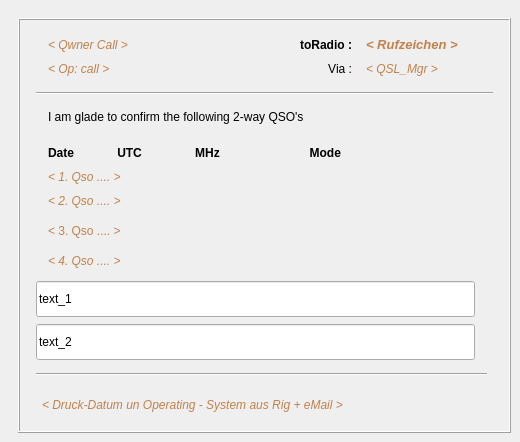
   <widget class="QWidget" name="tab_2">
    <attribute name="title">
     <string>Label SammelQsl</string>
    </attribute>
    <widget class="QFrame" name="frame_3">
     <property name="geometry">
      <rect>
       <x>18</x>
       <y>18</y>
       <width>493</width>
       <height>415</height>
      </rect>
     </property>
     <property name="frameShape">
      <enum>QFrame::Box</enum>
     </property>
     <property name="frameShadow">
      <enum>QFrame::Raised</enum>
     </property>
     <widget class="QLabel" name="label_26">
      <property name="geometry">
       <rect>
        <x>30</x>
        <y>18</y>
        <width>137</width>
        <height>18</height>
       </rect>
      </property>
      <property name="palette">
       <palette>
        <active>
         <colorrole role="WindowText">
          <brush brushstyle="SolidPattern">
           <color alpha="255">
            <red>193</red>
            <green>130</green>
            <blue>75</blue>
           </color>
          </brush>
         </colorrole>
        </active>
        <inactive>
         <colorrole role="WindowText">
          <brush brushstyle="SolidPattern">
           <color alpha="255">
            <red>193</red>
            <green>130</green>
            <blue>75</blue>
           </color>
          </brush>
         </colorrole>
        </inactive>
        <disabled>
         <colorrole role="WindowText">
          <brush brushstyle="SolidPattern">
           <color alpha="255">
            <red>119</red>
            <green>119</green>
            <blue>119</blue>
           </color>
          </brush>
         </colorrole>
        </disabled>
       </palette>
      </property>
      <property name="font">
       <font>
        <italic>true</italic>
       </font>
      </property>
      <property name="text">
       <string>&lt; Qwner Call &gt;</string>
      </property>
     </widget>
     <widget class="QLabel" name="label_27">
      <property name="geometry">
       <rect>
        <x>30</x>
        <y>42</y>
        <width>127</width>
        <height>18</height>
       </rect>
      </property>
      <property name="palette">
       <palette>
        <active>
         <colorrole role="WindowText">
          <brush brushstyle="SolidPattern">
           <color alpha="255">
            <red>193</red>
            <green>130</green>
            <blue>75</blue>
           </color>
          </brush>
         </colorrole>
        </active>
        <inactive>
         <colorrole role="WindowText">
          <brush brushstyle="SolidPattern">
           <color alpha="255">
            <red>193</red>
            <green>130</green>
            <blue>75</blue>
           </color>
          </brush>
         </colorrole>
        </inactive>
        <disabled>
         <colorrole role="WindowText">
          <brush brushstyle="SolidPattern">
           <color alpha="255">
            <red>119</red>
            <green>119</green>
            <blue>119</blue>
           </color>
          </brush>
         </colorrole>
        </disabled>
       </palette>
      </property>
      <property name="font">
       <font>
        <italic>true</italic>
       </font>
      </property>
      <property name="text">
       <string>&lt; Op: call  &gt;</string>
      </property>
     </widget>
     <widget class="QLabel" name="label_28">
      <property name="geometry">
       <rect>
        <x>241</x>
        <y>18</y>
        <width>93</width>
        <height>18</height>
       </rect>
      </property>
      <property name="font">
       <font>
        <weight>75</weight>
        <bold>true</bold>
       </font>
      </property>
      <property name="text">
       <string>toRadio :</string>
      </property>
      <property name="alignment">
       <set>Qt::AlignRight|Qt::AlignTrailing|Qt::AlignVCenter</set>
      </property>
     </widget>
     <widget class="QLabel" name="label_30">
      <property name="geometry">
       <rect>
        <x>276</x>
        <y>42</y>
        <width>58</width>
        <height>18</height>
       </rect>
      </property>
      <property name="text">
       <string>Via :</string>
      </property>
      <property name="alignment">
       <set>Qt::AlignRight|Qt::AlignTrailing|Qt::AlignVCenter</set>
      </property>
     </widget>
     <widget class="QLabel" name="label_29">
      <property name="geometry">
       <rect>
        <x>348</x>
        <y>18</y>
        <width>125</width>
        <height>18</height>
       </rect>
      </property>
      <property name="palette">
       <palette>
        <active>
         <colorrole role="WindowText">
          <brush brushstyle="SolidPattern">
           <color alpha="255">
            <red>193</red>
            <green>130</green>
            <blue>75</blue>
           </color>
          </brush>
         </colorrole>
        </active>
        <inactive>
         <colorrole role="WindowText">
          <brush brushstyle="SolidPattern">
           <color alpha="255">
            <red>193</red>
            <green>130</green>
            <blue>75</blue>
           </color>
          </brush>
         </colorrole>
        </inactive>
        <disabled>
         <colorrole role="WindowText">
          <brush brushstyle="SolidPattern">
           <color alpha="255">
            <red>119</red>
            <green>119</green>
            <blue>119</blue>
           </color>
          </brush>
         </colorrole>
        </disabled>
       </palette>
      </property>
      <property name="font">
       <font>
        <pointsize>10</pointsize>
        <weight>75</weight>
        <italic>true</italic>
        <bold>true</bold>
       </font>
      </property>
      <property name="text">
       <string>&lt; Rufzeichen &gt;</string>
      </property>
     </widget>
     <widget class="QLabel" name="label_31">
      <property name="geometry">
       <rect>
        <x>348</x>
        <y>42</y>
        <width>121</width>
        <height>18</height>
       </rect>
      </property>
      <property name="palette">
       <palette>
        <active>
         <colorrole role="WindowText">
          <brush brushstyle="SolidPattern">
           <color alpha="255">
            <red>193</red>
            <green>130</green>
            <blue>75</blue>
           </color>
          </brush>
         </colorrole>
        </active>
        <inactive>
         <colorrole role="WindowText">
          <brush brushstyle="SolidPattern">
           <color alpha="255">
            <red>193</red>
            <green>130</green>
            <blue>75</blue>
           </color>
          </brush>
         </colorrole>
        </inactive>
        <disabled>
         <colorrole role="WindowText">
          <brush brushstyle="SolidPattern">
           <color alpha="255">
            <red>119</red>
            <green>119</green>
            <blue>119</blue>
           </color>
          </brush>
         </colorrole>
        </disabled>
       </palette>
      </property>
      <property name="font">
       <font>
        <italic>true</italic>
       </font>
      </property>
      <property name="text">
       <string>&lt; QSL_Mgr  &gt;</string>
      </property>
     </widget>
     <widget class="Line" name="line_3">
      <property name="geometry">
       <rect>
        <x>18</x>
        <y>66</y>
        <width>457</width>
        <height>19</height>
       </rect>
      </property>
      <property name="orientation">
       <enum>Qt::Horizontal</enum>
      </property>
     </widget>
     <widget class="QLabel" name="label_32">
      <property name="geometry">
       <rect>
        <x>30</x>
        <y>90</y>
        <width>451</width>
        <height>18</height>
       </rect>
      </property>
      <property name="text">
       <string>I am glade to confirm the following 2-way QSO's</string>
      </property>
     </widget>
     <widget class="QLabel" name="label_33">
      <property name="geometry">
       <rect>
        <x>30</x>
        <y>126</y>
        <width>415</width>
        <height>18</height>
       </rect>
      </property>
      <property name="font">
       <font>
        <weight>75</weight>
        <bold>true</bold>
       </font>
      </property>
      <property name="text">
       <string>Date             UTC                MHz                           Mode</string>
      </property>
     </widget>
     <widget class="QLabel" name="label_37">
      <property name="geometry">
       <rect>
        <x>30</x>
        <y>150</y>
        <width>445</width>
        <height>18</height>
       </rect>
      </property>
      <property name="palette">
       <palette>
        <active>
         <colorrole role="WindowText">
          <brush brushstyle="SolidPattern">
           <color alpha="255">
            <red>193</red>
            <green>130</green>
            <blue>75</blue>
           </color>
          </brush>
         </colorrole>
        </active>
        <inactive>
         <colorrole role="WindowText">
          <brush brushstyle="SolidPattern">
           <color alpha="255">
            <red>193</red>
            <green>130</green>
            <blue>75</blue>
           </color>
          </brush>
         </colorrole>
        </inactive>
        <disabled>
         <colorrole role="WindowText">
          <brush brushstyle="SolidPattern">
           <color alpha="255">
            <red>119</red>
            <green>119</green>
            <blue>119</blue>
           </color>
          </brush>
         </colorrole>
        </disabled>
       </palette>
      </property>
      <property name="font">
       <font>
        <italic>true</italic>
       </font>
      </property>
      <property name="text">
       <string>&lt; 1. Qso   ....   &gt;</string>
      </property>
     </widget>
     <widget class="QLabel" name="label_38">
      <property name="geometry">
       <rect>
        <x>30</x>
        <y>174</y>
        <width>445</width>
        <height>18</height>
       </rect>
      </property>
      <property name="palette">
       <palette>
        <active>
         <colorrole role="WindowText">
          <brush brushstyle="SolidPattern">
           <color alpha="255">
            <red>193</red>
            <green>130</green>
            <blue>75</blue>
           </color>
          </brush>
         </colorrole>
        </active>
        <inactive>
         <colorrole role="WindowText">
          <brush brushstyle="SolidPattern">
           <color alpha="255">
            <red>193</red>
            <green>130</green>
            <blue>75</blue>
           </color>
          </brush>
         </colorrole>
        </inactive>
        <disabled>
         <colorrole role="WindowText">
          <brush brushstyle="SolidPattern">
           <color alpha="255">
            <red>119</red>
            <green>119</green>
            <blue>119</blue>
           </color>
          </brush>
         </colorrole>
        </disabled>
       </palette>
      </property>
      <property name="font">
       <font>
        <italic>true</italic>
       </font>
      </property>
      <property name="text">
       <string>&lt; 2. Qso   ....   &gt;</string>
      </property>
     </widget>
     <widget class="QLabel" name="label_39">
      <property name="geometry">
       <rect>
        <x>30</x>
        <y>204</y>
        <width>445</width>
        <height>18</height>
       </rect>
      </property>
      <property name="palette">
       <palette>
        <active>
         <colorrole role="WindowText">
          <brush brushstyle="SolidPattern">
           <color alpha="255">
            <red>193</red>
            <green>130</green>
            <blue>75</blue>
           </color>
          </brush>
         </colorrole>
        </active>
        <inactive>
         <colorrole role="WindowText">
          <brush brushstyle="SolidPattern">
           <color alpha="255">
            <red>193</red>
            <green>130</green>
            <blue>75</blue>
           </color>
          </brush>
         </colorrole>
        </inactive>
        <disabled>
         <colorrole role="WindowText">
          <brush brushstyle="SolidPattern">
           <color alpha="255">
            <red>119</red>
            <green>119</green>
            <blue>119</blue>
           </color>
          </brush>
         </colorrole>
        </disabled>
       </palette>
      </property>
      <property name="font">
       <font>
        <italic>false</italic>
       </font>
      </property>
      <property name="text">
       <string>&lt; 3. Qso   ....   &gt;</string>
      </property>
     </widget>
     <widget class="QLabel" name="label_40">
      <property name="geometry">
       <rect>
        <x>30</x>
        <y>234</y>
        <width>445</width>
        <height>18</height>
       </rect>
      </property>
      <property name="palette">
       <palette>
        <active>
         <colorrole role="WindowText">
          <brush brushstyle="SolidPattern">
           <color alpha="255">
            <red>193</red>
            <green>130</green>
            <blue>75</blue>
           </color>
          </brush>
         </colorrole>
        </active>
        <inactive>
         <colorrole role="WindowText">
          <brush brushstyle="SolidPattern">
           <color alpha="255">
            <red>193</red>
            <green>130</green>
            <blue>75</blue>
           </color>
          </brush>
         </colorrole>
        </inactive>
        <disabled>
         <colorrole role="WindowText">
          <brush brushstyle="SolidPattern">
           <color alpha="255">
            <red>119</red>
            <green>119</green>
            <blue>119</blue>
           </color>
          </brush>
         </colorrole>
        </disabled>
       </palette>
      </property>
      <property name="font">
       <font>
        <italic>true</italic>
       </font>
      </property>
      <property name="text">
       <string>&lt; 4. Qso   ....   &gt;</string>
      </property>
     </widget>
     <widget class="QLineEdit" name="SLtext1W">
      <property name="geometry">
       <rect>
        <x>18</x>
        <y>263</y>
        <width>439</width>
        <height>36</height>
       </rect>
      </property>
      <property name="text">
       <string>text_1</string>
      </property>
     </widget>
     <widget class="QLineEdit" name="SLtext2W">
      <property name="geometry">
       <rect>
        <x>18</x>
        <y>306</y>
        <width>439</width>
        <height>36</height>
       </rect>
      </property>
      <property name="text">
       <string>text_2</string>
      </property>
     </widget>
     <widget class="Line" name="line_4">
      <property name="geometry">
       <rect>
        <x>18</x>
        <y>348</y>
        <width>451</width>
        <height>16</height>
       </rect>
      </property>
      <property name="orientation">
       <enum>Qt::Horizontal</enum>
      </property>
     </widget>
     <widget class="QLabel" name="label_41">
      <property name="geometry">
       <rect>
        <x>24</x>
        <y>378</y>
        <width>451</width>
        <height>18</height>
       </rect>
      </property>
      <property name="palette">
       <palette>
        <active>
         <colorrole role="WindowText">
          <brush brushstyle="SolidPattern">
           <color alpha="255">
            <red>193</red>
            <green>130</green>
            <blue>75</blue>
           </color>
          </brush>
         </colorrole>
        </active>
        <inactive>
         <colorrole role="WindowText">
          <brush brushstyle="SolidPattern">
           <color alpha="255">
            <red>193</red>
            <green>130</green>
            <blue>75</blue>
           </color>
          </brush>
         </colorrole>
        </inactive>
        <disabled>
         <colorrole role="WindowText">
          <brush brushstyle="SolidPattern">
           <color alpha="255">
            <red>119</red>
            <green>119</green>
            <blue>119</blue>
           </color>
          </brush>
         </colorrole>
        </disabled>
       </palette>
      </property>
      <property name="font">
       <font>
        <italic>true</italic>
       </font>
      </property>
      <property name="text">
       <string>&lt;  Druck-Datum un Operating - System aus Rig + eMail  &gt;</string>
      </property>
     </widget>
    </widget>
   </widget>
